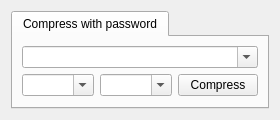
      <widget class="QWidget" name="tab_14">
       <attribute name="title">
        <string>Rar</string>
       </attribute>
       <layout class="QVBoxLayout" name="verticalLayout_15">
        <item>
         <widget class="QTabWidget" name="rartabWidget_6">
          <property name="sizePolicy">
           <sizepolicy hsizetype="Expanding" vsizetype="Maximum">
            <horstretch>0</horstretch>
            <verstretch>0</verstretch>
           </sizepolicy>
          </property>
          <property name="currentIndex">
           <number>0</number>
          </property>
          <widget class="QWidget" name="tab_15">
           <attribute name="title">
            <string>Compress with password</string>
           </attribute>
           <layout class="QVBoxLayout" name="verticalLayout_141">
            <item>
             <widget class="QComboBox" name="FlNmlineEdit_5">
              <property name="editable">
               <bool>true</bool>
              </property>
             </widget>
            </item>
            <item>
             <layout class="QHBoxLayout" name="horizontalLayout_121">
              <item>
               <widget class="QComboBox" name="PswdlineEdit_7">
                <property name="editable">
                 <bool>true</bool>
                </property>
               </widget>
              </item>
              <item>
               <widget class="QComboBox" name="RarNmlineEdit_6">
                <property name="editable">
                 <bool>true</bool>
                </property>
               </widget>
              </item>
              <item>
               <widget class="QPushButton" name="CprspushButton_4">
                <property name="text">
                 <string>Compress</string>
                </property>
               </widget>
              </item>
             </layout>
            </item>
           </layout>
          </widget>
         </widget>
        </item>
       </layout>
      </widget>
